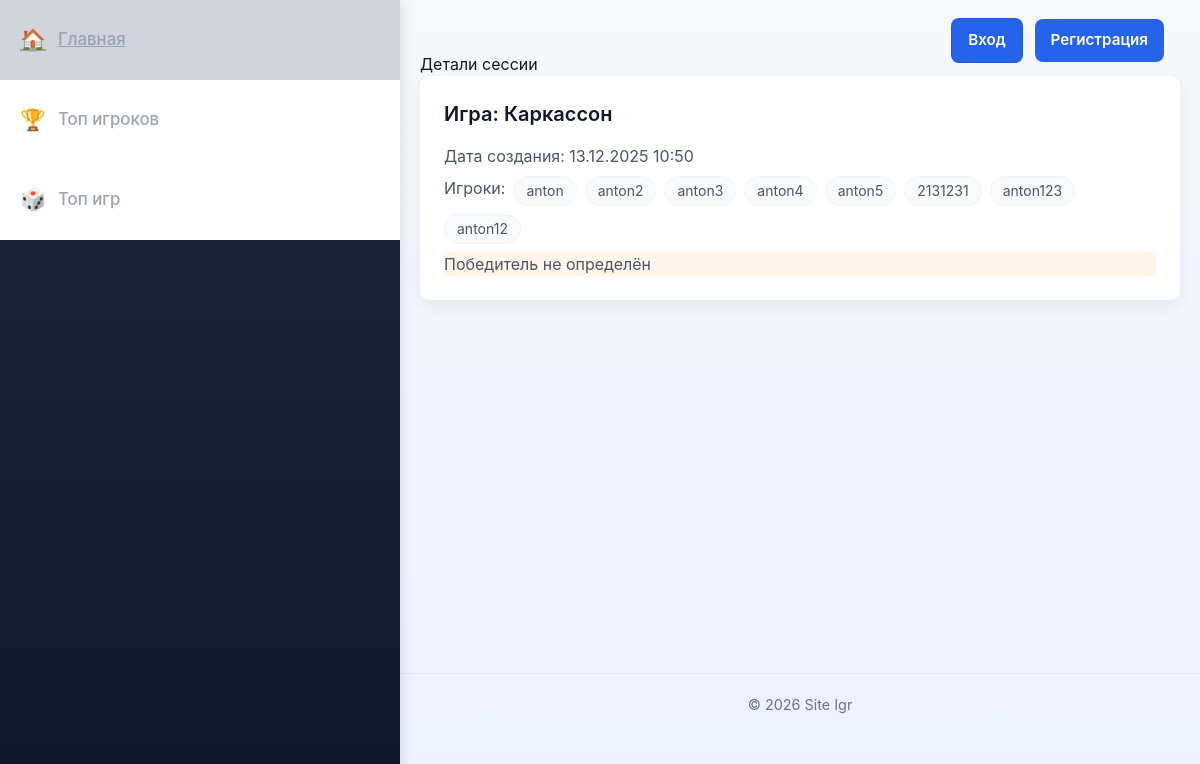
/session/2/, run on the app's committed database.
### main/models.py (models this page shows, shortened)
class Session(models.Model):
    created_at = models.DateTimeField(auto_now_add=True)
    game = models.ForeignKey(Games, on_delete=models.CASCADE)
    players = models.ManyToManyField(User, related_name='sessions')
    winner = models.ForeignKey(User, on_delete=models.SET_NULL, null=True, blank=True, related_name='won_sessions')

class Games(models.Model):
    name = models.CharField(max_length=50)
    played_games = models.IntegerField(default=0)
    description = models.TextField(blank=True)
    rating = models.FloatField(default=0.0)
    image = models.ImageField(upload_to='images/', blank=True, null=True)

### account/models.py (models this page shows)
class User(AbstractUser):
    wins = models.IntegerField(default=0)
    games_played = models.IntegerField(default=0)

### main/views.py (the view)
# urls.py: path("session/<int:session_id>/", session_detail, name="session_detail"),
def session_detail(request, session_id):
    try:
        session = Session.objects.get(id=session_id)
    except Session.DoesNotExist:
        return render(request, "main/session_detail.html", {"error": "Сессия не найдена."})
    return render(request, "main/session_detail.html", {"session": session})

### main/templates/main/session_detail.html (shortened to what this page needs)
{% extends "main/base.html" %}
{% block content %}
{% if error %}
  <div class="card" style="text-align:center; padding:40px;">
    <p>{{ error }}</p>
  </div>
{% else %}
  <h1>Детали сессии</h1>
  <div class="session-details card p-6">
    <h2 class="session-game text-xl font-semibold mb-4">Игра: {{ session.game.name }}</h2>
    <p class="session-created-at text-gray-600 mb-2">Дата создания: {{ session.created_at|date:"d.m.Y H:i" }}</p>
    <p class="session-players text-gray-600 mb-2">Игроки:
      {% for player in session.players.all %}
        <span class="inline-block bg-gray-50 text-gray-600 px-3 py-1 rounded-full text-sm border border-gray-100">{{ player.username }}</span>
      {% empty %}
        Нет игроков
      {% endfor %}
    </p>
    {% if session.winner %}
      <p class="session-winner text-green-600 font-semibold">Победитель: {{ session.winner.username }}</p>
    {% else %}
      <p class="session-winner text-gray-600">Победитель не определён</p>
    {% endif %}
  </div>
{% endif %}
{% endblock %}

### main/static/main/style.css (style rules this page uses)
:root { --bg: #f6f8fb; --card: #ffffff; --accent: #2563eb; --muted: #6b7280; --radius: 10px; --max-width: 1000px; --sidebar-width: 400px; }
* { box-sizing: border-box; }
html,body { height:100%; }
body { margin: 0; font-family: Inter, system-ui, -apple-system, "Segoe UI", Roboto, "Helvetica Neue", Arial; background: linear-gradient(180deg, var(--bg), #eef2ff); color: #111827; -webkit-font-smoothing:antialiased; -moz-osx-font-smoothing:grayscale; line-height:1.5; display: flex; }
.card { background: var(--card); border-radius: var(--radius); box-shadow: 0 6px 18px rgba(15,23,42,0.06); padding: 26px; }
h1 { margin: 0 0 12px 0; font-size: clamp(1.4rem, 2.4vw, 2rem); }
p { color: var(--muted); margin:0 0 12px 0; }
.session-winner { background: rgba(255,244,233,0.9); color: #874d00; border-color: rgba(255,230,179,0.6); }
.session-players { margin: 0; display:flex; gap:8px; flex-wrap:wrap }

### data on the page
Session: game.name "Каркассон", created_at "13.12.2025 10:50"
User: username "anton"
User: username "anton2"
User: username "anton3"
User: username "anton4"
User: username "anton5"
User: username "2131231"
User: username "anton123"
User: username "anton12"
